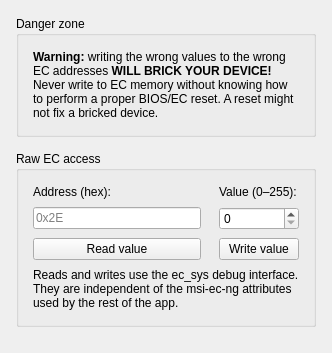
      <widget class="QWidget" name="debugTab">
       <attribute name="icon">
        <iconset theme="dialog-warning"/>
       </attribute>
       <attribute name="title">
        <string>Debug</string>
       </attribute>
       <layout class="QVBoxLayout" name="debugTabLayout">
        <property name="leftMargin">
         <number>16</number>
        </property>
        <property name="topMargin">
         <number>16</number>
        </property>
        <property name="rightMargin">
         <number>16</number>
        </property>
        <property name="bottomMargin">
         <number>16</number>
        </property>
        <property name="spacing">
         <number>14</number>
        </property>
        <item>
         <widget class="QGroupBox" name="debugWarningGroup">
          <property name="title">
           <string>Danger zone</string>
          </property>
          <layout class="QGridLayout" name="debugWarningLayout">
           <property name="leftMargin">
            <number>14</number>
           </property>
           <property name="topMargin">
            <number>14</number>
           </property>
           <property name="rightMargin">
            <number>14</number>
           </property>
           <property name="bottomMargin">
            <number>14</number>
           </property>
           <item row="0" column="0">
            <widget class="QLabel" name="label_10">
             <property name="text">
              <string>&lt;html&gt;&lt;head/&gt;&lt;body&gt;&lt;p&gt;&lt;span style=&quot; font-weight:700;&quot;&gt;Warning:&lt;/span&gt; writing the wrong values to the wrong EC addresses &lt;span style=&quot; font-weight:700;&quot;&gt;WILL BRICK YOUR DEVICE!&lt;/span&gt; Never write to EC memory without knowing how to perform a proper BIOS/EC reset. A reset might not fix a bricked device.&lt;/p&gt;&lt;/body&gt;&lt;/html&gt;</string>
             </property>
             <property name="wordWrap">
              <bool>true</bool>
             </property>
            </widget>
           </item>
          </layout>
         </widget>
        </item>
        <item>
         <widget class="QGroupBox" name="rawEcGroup">
          <property name="title">
           <string>Raw EC access</string>
          </property>
          <property name="toolTip">
           <string>Read or write a single byte of EC memory. Intended for advanced debugging only.</string>
          </property>
          <layout class="QGridLayout" name="rawEcLayout">
           <property name="leftMargin">
            <number>14</number>
           </property>
           <property name="topMargin">
            <number>14</number>
           </property>
           <property name="rightMargin">
            <number>14</number>
           </property>
           <property name="bottomMargin">
            <number>14</number>
           </property>
           <property name="horizontalSpacing">
            <number>18</number>
           </property>
           <property name="verticalSpacing">
            <number>8</number>
           </property>
           <item row="0" column="0">
            <widget class="QLabel" name="label">
             <property name="text">
              <string>Address (hex):</string>
             </property>
             <property name="toolTip">
              <string>EC register address, for example 0x2E.</string>
             </property>
            </widget>
           </item>
           <item row="1" column="0">
            <widget class="QLineEdit" name="addressEdit">
             <property name="toolTip">
              <string>Enter a hexadecimal EC address, for example 0x2E.</string>
             </property>
             <property name="placeholderText">
              <string>0x2E</string>
             </property>
            </widget>
           </item>
           <item row="0" column="1">
            <widget class="QLabel" name="label_2">
             <property name="text">
              <string>Value (0–255):</string>
             </property>
             <property name="toolTip">
              <string>Byte value to write. Read Value fills this field.</string>
             </property>
            </widget>
           </item>
           <item row="1" column="1">
            <widget class="QSpinBox" name="ValueSpinBox">
             <property name="toolTip">
              <string>Byte value from 0 to 255.</string>
             </property>
             <property name="maximum">
              <number>255</number>
             </property>
            </widget>
           </item>
           <item row="2" column="0">
            <widget class="QPushButton" name="ReadValueButton">
             <property name="text">
              <string>Read value</string>
             </property>
             <property name="toolTip">
              <string>Read the byte at the entered address and show it in the Value field.</string>
             </property>
            </widget>
           </item>
           <item row="2" column="1">
            <widget class="QPushButton" name="WriteValueButton">
             <property name="text">
              <string>Write value</string>
             </property>
             <property name="toolTip">
              <string>Write the entered byte to the EC. This can damage the device; use only if you know the register.</string>
             </property>
            </widget>
           </item>
           <item row="3" column="0" colspan="2">
            <widget class="QLabel" name="rawEcHintLabel">
             <property name="text">
              <string>Reads and writes use the ec_sys debug interface. They are independent of the msi-ec-ng attributes used by the rest of the app.</string>
             </property>
             <property name="wordWrap">
              <bool>true</bool>
             </property>
            </widget>
           </item>
          </layout>
         </widget>
        </item>
        <item>
         <spacer name="debugSpacer">
          <property name="orientation">
           <enum>Qt::Orientation::Vertical</enum>
          </property>
          <property name="sizeHint" stdset="0">
           <size>
            <width>20</width>
            <height>10</height>
           </size>
          </property>
         </spacer>
        </item>
       </layout>
      </widget>
